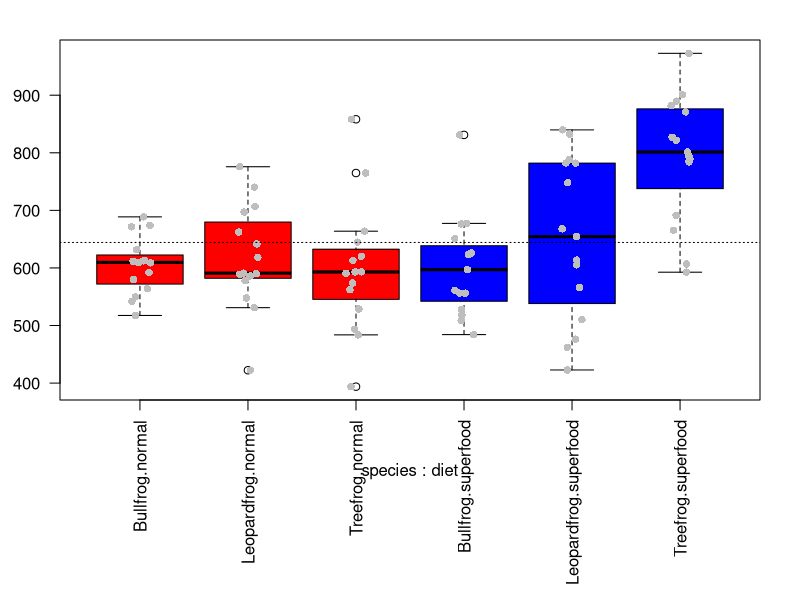
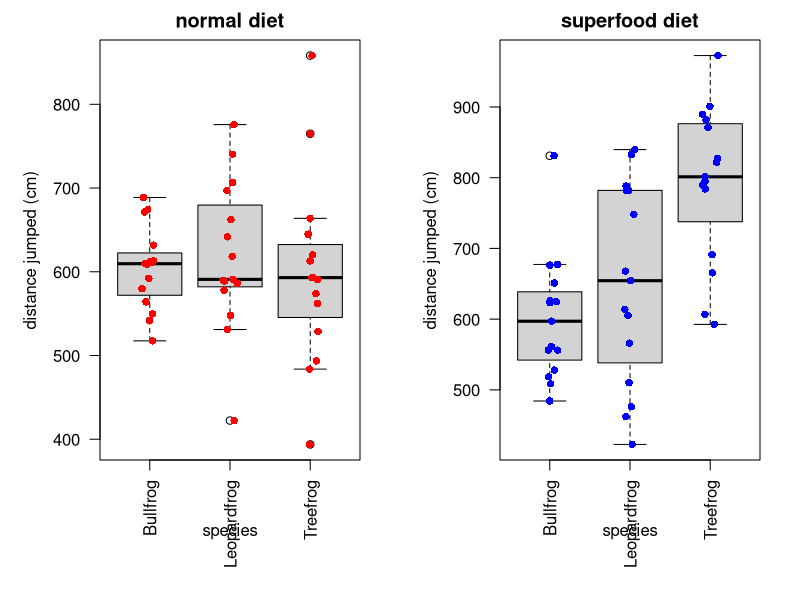
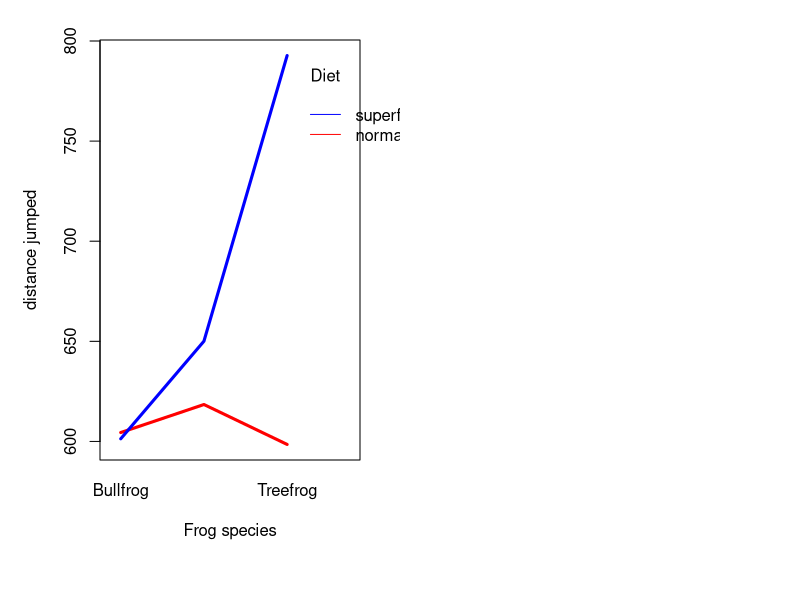

The R script that drew these images, in order: (Note: this script raises an error after producing the figures.)
library(knitr)
knit_hooks$set(purl = function(before, options) {
  if (before) return()
  input  = current_input()  # filename of input document
  output = paste(tools::file_path_sans_ext(input), 'R', sep = '.')
  if (knitr:::isFALSE(knitr:::.knitEnv$tangle.start)) {
    assign('tangle.start', TRUE, knitr:::.knitEnv)
    unlink(output)
  }
  cat(options$code, file = output, sep = '\n', append = TRUE)
})
# Initialization
set.seed(100)
n <- 15
sigma <- 100

# Monte Carlo 
BFnormal <- rnorm(n, mean=600, sd=sigma)
BFsuper <- rnorm(n, mean=600, sd=sigma)
LFnormal <- rnorm(n, mean=600, sd=sigma)
LFsuper <- rnorm(n, mean=650, sd=sigma)
TFnormal <- rnorm(n, mean=600, sd=sigma)
TFsuper <- rnorm(n, mean=800, sd=sigma)

# Put together into a dataframe
df <- data.frame(distance = c(BFnormal, BFsuper, LFnormal, LFsuper, TFnormal, TFsuper),
                 species = c(rep("Bullfrog", 2*n), rep("Leopardfrog", 2*n), rep("Treefrog", 2*n)),
                 diet =  rep(c(rep("normal", n), rep("superfood", n)), 3))
head(df,20)
dev.off()
par(mar=c(10,3,2,2))
boxplot(distance ~ species + diet, horizontal=F, las=2, data=df, col=c(rep("red",3),rep("blue",3)))
stripchart(distance ~ species + diet, data=df, add=T, method='jitter', vertical=T, pch=16, col="grey")
abline(h=mean(df$distance), lty='dotted')  # draw dotted line at the grand mean
par(mar=c(7,5,2,2))
par(mfrow=c(1,2))
boxplot(distance ~ species, horizontal=F, las=2, data=subset(df, df$diet=="normal"), main="normal diet", ylab="distance jumped (cm)")
stripchart(distance ~ species, data=subset(df, df$diet=="normal"), add=T, method='jitter', vertical=T, pch=16, col="red")

boxplot(distance ~ species, horizontal=F, las=2, data=subset(df, df$diet=="superfood"), main="superfood diet", ylab="distance jumped (cm)")
stripchart(distance ~ species, data=subset(df, df$diet=="superfood"), add=T, method='jitter', vertical=T, pch=16, col="blue")
model <- lm(distance ~ diet * species, data=df)
result <- anova(model)
pval.lm <- result$`Pr(>F)`
result

interaction.plot(df$species, df$diet, df$distance, 
                 fun = mean,
                 trace.label = "Diet",
                 xlab="Frog species", 
                 ylab="distance jumped",
                 col=c("red","blue"),
                 lwd = 3, lty = 1)

par(mar=c(7,5,2,2))
par(mfrow=c(1,2))
plot(distance ~ species + diet, data=df, las=2, xlab="",  ylab="distance jumped (cm)")
# get the F-statistic from lm()
F0 = result$`F value`

# Bootstrap the F-statistics to compute the p-values
deals <- 10000
bootF <- matrix(NA, nrow=deals, ncol=length(result$`F value`))
for(i in 1:deals){
    df$boot <- sample(df$distance, replace=T)
    bootresult <- anova(lm(boot ~ diet * species, data=df))
    bootF[i,] <- bootresult$`F value`
}
pval.lmboot <- colSums(sweep(bootF, 2, F0,"-") > 0) / deals
par(mfrow=c(1,3))
xlabel <- c("F diet", "F frog-species", "F interaction")
for(i in 1:3){
    hist(bootF[,i], breaks='FD', main= paste("Bootstrapped p=",pval.lmboot[i],sep=""), xlab=xlabel[i])
    abline(v=F0[i], col='red')
    text(x=F0[i], y=100, labels=paste("p=",pval.lmboot[i],sep=""))
}
df.species <- split(df, df$species)

anova(lm(distance ~ diet, data=df.species$Bullfrog)) # Bullfrogs
anova(lm(distance ~ diet, data=df.species$Leopardfrog)) # Leopardfrogs
anova(lm(distance ~ diet, data=df.species$Treefrog)) # Treefrogs
par(mfrow=c(1,3))
a1 <- anova(lm(distance ~ diet, data=df.species$Bullfrog)) # Bullfrogs
a2 <- anova(lm(distance ~ diet, data=df.species$Leopardfrog)) # Leopardfrogs
a3 <- anova(lm(distance ~ diet, data=df.species$Treefrog)) # Treefrogs
boxplot(distance ~ diet, data=df.species$Bullfrog,  ylab="distance jumped (cm)", main=c("Bull frogs",paste("p=",round(a1$`Pr(>F)`[1],4))))
boxplot(distance ~ diet, data=df.species$Leopardfrog, ylab="distance jumped (cm)", main=c("Leopard frogs",paste("p=",round(a2$`Pr(>F)`[1],4))))
boxplot(distance ~ diet, data=df.species$Treefrog, ylab="distance jumped (cm)", main=c("Tree frogs",paste("p=",signif(a3$`Pr(>F)`[1],2))))

df.diet <- split(df, df$diet)

anova(lm(distance ~ species, data=df.diet$normal)) # Normal diet
anova(lm(distance ~ species, data=df.diet$superfood)) # Super diet
a1 <- anova(lm(distance ~ species, data=df.diet$normal)) # Normal diet
a2 <- anova(lm(distance ~ species, data=df.diet$superfood)) # Super diet
par(mfrow=c(1,2))
boxplot(distance ~ species, data=df.diet$normal, ylab="distance jumped (cm)", main=c("Normal food", paste("p=", round(a1$`Pr(>F)`[1],4))))
boxplot(distance ~ species, data=df.diet$superfood, ylab="distance jumped (cm)", main=c("Superfood", paste("p=", round(a2$`Pr(>F)`[1],4))))
pairwise.t.test(df.diet$superfood$distance, df.diet$superfood$species, p.adjust="bonferroni") # Super diet
bartlett.test(distance ~ interaction(diet,species), data=df)
fligner.test(distance ~ interaction(diet,species), data=df)
library(car)
leveneTest(distance ~ interaction(diet,species), data=df)
par(mfrow=c(2,2))
plot(model)
model <- lm(rank(df$distance) ~ diet * species, data=df)
result <- anova(model)
pval.rank <- result$`Pr(>F)`
result
kruskal.test(distance~diet, data=df.species$Bullfrog) # diet in bullfrogs
kruskal.test(distance~diet, data=df.species$Leopardfrog) # diet in leopardfrogs
kruskal.test(distance~diet, data=df.species$Treefrog) # diet in treefrogs
par(mfrow=c(1,3))
a1 <- kruskal.test(distance~diet, data=df.species$Bullfrog) # diet in bullfrogs
a2 <- kruskal.test(distance~diet, data=df.species$Leopardfrog) # diet in leopardfrogs
a3 <- kruskal.test(distance~diet, data=df.species$Treefrog) # diet in treefrogs
boxplot(distance ~ diet, data=df.species$Bullfrog, ylab="distance jumped (cm)", main=c("Bull frogs",paste("p=",round(a1$p.value,4))))
boxplot(distance ~ diet, data=df.species$Leopardfrog, ylab="distance jumped (cm)", main=c("Leopard frogs",paste("p=",round(a2$p.value,4))))
boxplot(distance ~ diet, data=df.species$Treefrog, ylab="distance jumped (cm)", main=c("Tree frogs",paste("p=",signif(a3$p.value,2))))

kruskal.test(distance~species, data=df.diet$normal) # species differences in normal diet subgroup
kruskal.test(distance~species, data=df.diet$superfood) # species differences in superfood diet subgroup
a1 <- kruskal.test(distance ~ species, data=df.diet$normal) # Normal diet
a2 <- kruskal.test(distance ~ species, data=df.diet$superfood) # Super diet
par(mfrow=c(1,2))
boxplot(distance ~ species, data=df.diet$normal,  ylab="distance jumped (cm)",main=c("Normal food", paste("p=", round(a1$p.value,4))))
boxplot(distance ~ species, data=df.diet$superfood, ylab="distance jumped (cm)", main=c("Superfood", paste("p=", round(a2$p.value,4))))
pairwise.wilcox.test(df.diet$superfood$distance, df.diet$superfood$species, p.adjust="bonferroni") # Superfood
par(mfrow=c(1,1))
boxplot(distance ~ species, data=df.diet$superfood, ylab="distance jumped (cm)", main=c("Superfood"))
# Define functions to compute the Sum of Squares, and Sum of Abs
ssq <- function(x) sum(x^2)
sab <- function(x) sum(abs(x))

# A more general function to compute the F-statistic
Fstat.2way <- function( X, f1, f2, center=mean, agg=ssq, rank=FALSE) { 
    if (rank==FALSE){Y = X} else{Y = rank(-X)}
    mu = center(Y)  #Grand Mean
    groupMeans.f1 = ave( Y, f1, FUN=center ) #Pool f1
    groupMeans.f2 = ave( Y, f2, FUN=center ) #Pool f2
    groupMeans.int = ave( Y, f1, f2, FUN=center ) #Cell means
    SSB.f1 = agg(groupMeans.f1 - mu)
    SSB.f2 = agg(groupMeans.f2 - mu)
    SSB.int = agg( groupMeans.int - (groupMeans.f1 + groupMeans.f2 - mu) )
    SSW = agg(Y - groupMeans.int)
    return( c(f1=SSB.f1 , f2=SSB.f2, int=SSB.int) /  SSW )
}

X <- df$distance
f1 <- df$diet
f2 <- df$species
deals <- 10000

F0 <- Fstat.2way(X, f1, f2, center=mean, agg=ssq, rank=F)
bootF <- matrix(NA, nrow=deals, ncol=3) #preallocate
for(i in 1:deals){
    bootX <- sample(X, replace=T)
    bootF[i,] <- Fstat.2way(bootX, f1, f2, center=mean, agg=ssq, rank=F)
}
pval.L2 <- colSums(sweep(bootF, 2, F0,"-") > 0) / deals
   
par(mfrow=c(1,3))
xlabel <- c("F diet", "F frog-species", "F interaction")
for(i in 1:3){
    hist(bootF[,i], breaks='FD',  main= paste("Bootstrapped p=",pval.L2[i],sep=""), xlab=xlabel[i])
    abline(v=F0[i], col='red')
    text(x=F0[i], y=100, labels=paste("p=",pval.L2[i],sep=""))
}
dof <- result$Df
titlevec <- c("QQ plot for F diet", "QQ plot for F frog-species", "QQ plot for F interaction")
par(mfrow=c(1,3))
for (i in 1:3){
    qqplot( qf( seq(0,1,length=deals),dof[i], dof[4]), bootF, 
        main=titlevec[i], 
        xlab="Theoretical F Quantiles", 
        ylab="Bootstrap F-like Quantiles")
abline(0, dof[i]/dof[4], col='red')
}

F0 <- Fstat.2way(X, f1, f2, center=mean, agg=sab, rank=F)
bootF <- matrix(NA, nrow=deals, ncol=3) #preallocate
for(i in 1:deals){
    bootX <- sample(X, replace=T)
    bootF[i,] <- Fstat.2way(bootX, f1, f2, center=mean, agg=sab, rank=F)
}
pval.L1 <- colSums(sweep(bootF, 2, F0,"-") > 0) / deals
par(mfrow=c(1,3))
xlabel <- c("F diet", "F frog-species", "F interaction")
for(i in 1:3){
    hist(bootF[,i], breaks='FD',  main= paste("Bootstrapped p=",pval.L1[i],sep=""), xlab=xlabel[i])
    abline(v=F0[i], col='red')
    text(x=F0[i], y=100, labels=paste("p=",pval.L1[i],sep=""))
}
# Run it on the dataframe to get the test statistic:
F0 <- Fstat.2way(X, f1, f2, center=mean, agg=ssq, rank=T)
bootF <- matrix(NA, nrow=deals, ncol=3) #preallocate
for(i in 1:deals){
    bootX <- sample(X, replace=T)
    bootF[i,] <- Fstat.2way(bootX, f1, f2, center=mean, agg=ssq, rank=T)
}
pval.rankboot <- colSums(sweep(bootF, 2, F0,"-") > 0) / deals
par(mfrow=c(1,3))
xlabel <- c("F diet", "F frog-species", "F interaction")
for(i in 1:3){
    hist(bootF[,i], breaks='FD',  main= paste("Bootstrapped p=",pval.rankboot[i],sep=""), xlab=xlabel[i])
    abline(v=F0[i], col='red')
    text(x=F0[i], y=100, labels=paste("p=",pval.rankboot[i],sep=""))
}
par(mfrow=c(1,3))
for (i in 1:3){
    qqplot( qf( seq(0,1,length=deals),dof[i], dof[4]), bootF, 
        main=titlevec[i], 
        xlab="Theoretical F Quantiles", 
        ylab="Bootstrap F-like Quantiles")
abline(0, dof[i]/dof[4], col='red')
}
comparison <- data.frame(LM=round(pval.lm[-4],4),  
                         #LMboot=pval.lmboot[-4], 
                         L1=pval.L1, 
                         L2=pval.L2, 
                         rank=round(pval.rank[-4],4), 
                         rankboot=pval.rankboot)
rownames(comparison) <- c("diet", "species", "interaction")
colnames(comparison) <- c("built-in ANOVA", "bootstrap with L1-norm", "bootstrap with L2-norm", "rank", "bootstrap rank")
table <- t(comparison)
library(knitr)
kable(table, digits=4)
